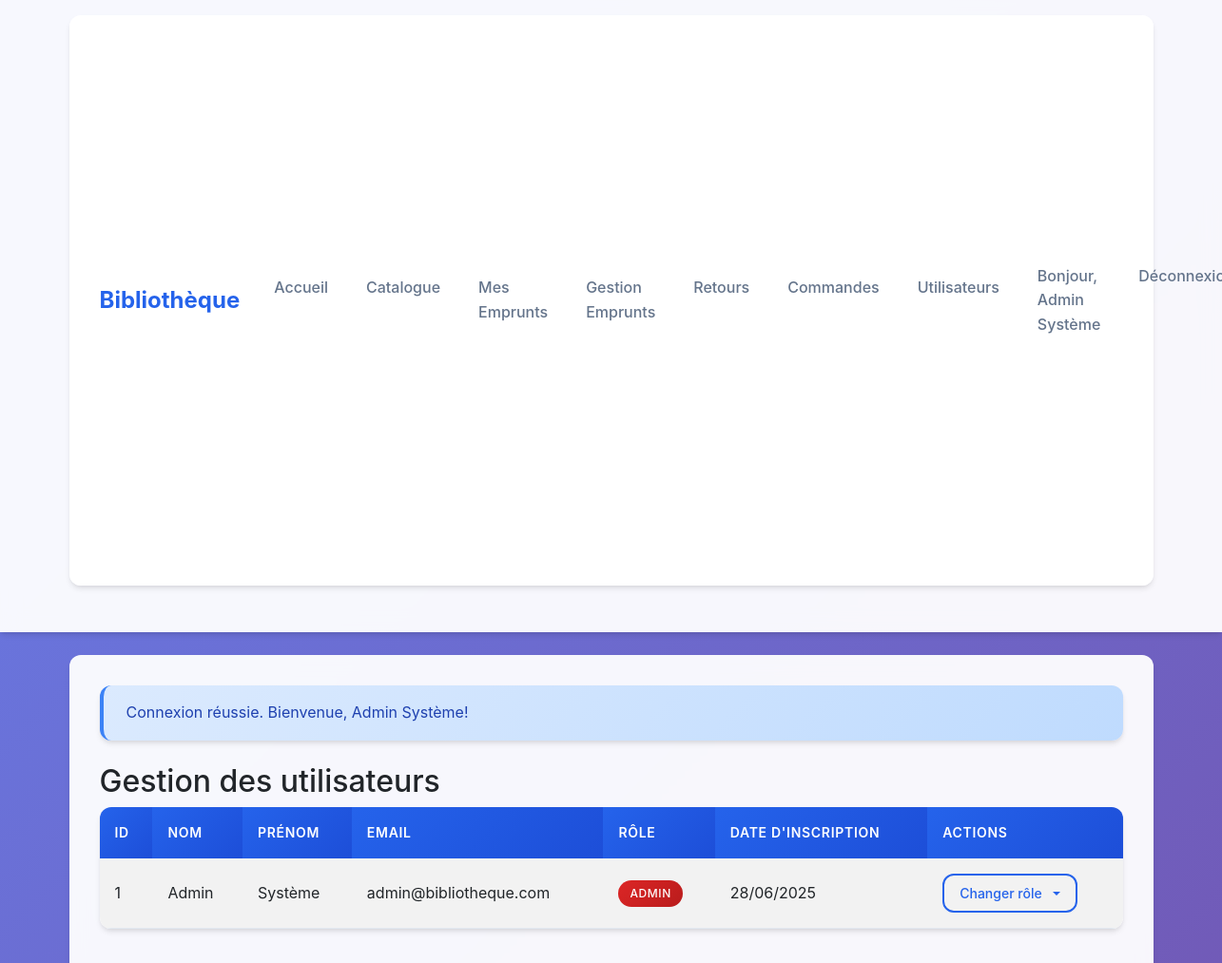
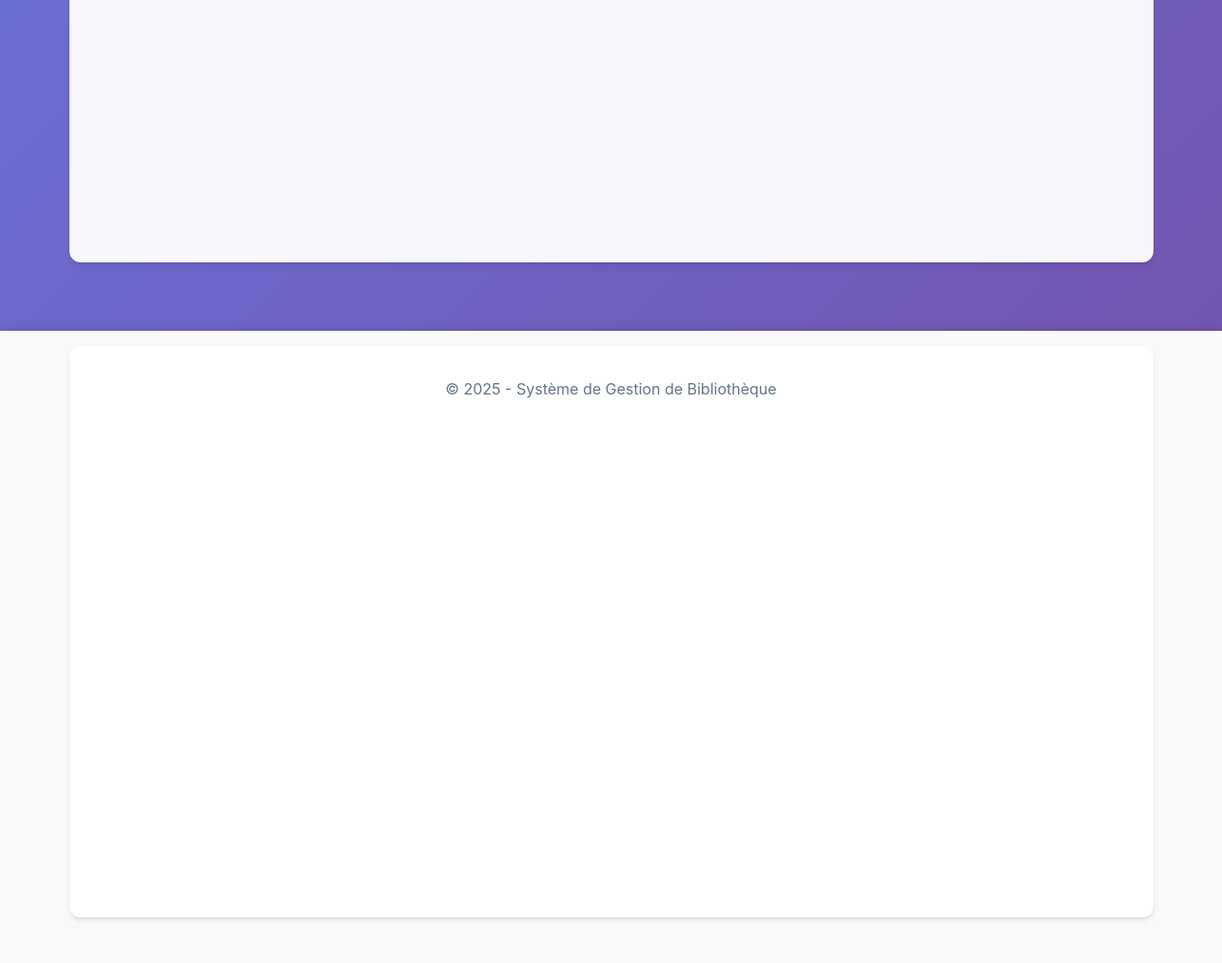
The app's page /index.php?page=utilisateurs (signed in) with its own data (2 pictures, top to bottom).
### tables this page shows
CREATE TABLE `utilisateurs` (
  `id` int(11) NOT NULL AUTO_INCREMENT,
  `nom` varchar(50) NOT NULL,
  `prenom` varchar(50) NOT NULL,
  `email` varchar(100) NOT NULL,
  `mot_de_passe` varchar(255) NOT NULL,
  `role` enum('membre','admin') NOT NULL DEFAULT 'membre',
  `date_inscription` datetime NOT NULL,
  PRIMARY KEY (`id`),
  UNIQUE KEY `email` (`email`)
);

### includes/functions.php (called while the page is built, shortened)
<?php
function format_date($date)
{
    $timestamp = strtotime($date);
    return date('d/m/Y', $timestamp);
}

### pages/utilisateurs.php (the view, shortened to what this page needs)
<?php
$sql = "SELECT * FROM utilisateurs ORDER BY nom, prenom";
$stmt = $pdo->prepare($sql);
$stmt->execute();
$utilisateurs = $stmt->fetchAll();
?>
<h2>Gestion des utilisateurs</h2>
<div class="table-responsive">
    <table class="table table-striped table-hover">
        <thead>
            <tr>
                <th>ID</th>
                <th>Nom</th>
                <th>Prénom</th>
                <th>Email</th>
                <th>Rôle</th>
                <th>Date d'inscription</th>
                <th>Actions</th>
            </tr>
        </thead>
        <tbody>
            <?php if (empty($utilisateurs)): ?>
                <tr>
                    <td colspan="7" class="text-center">Aucun utilisateur trouvé.</td>
                </tr>
            <?php else: ?>
                <?php foreach ($utilisateurs as $utilisateur): ?>
                    <tr>
                        <td><?php echo $utilisateur['id']; ?></td>
                        <td><?php echo htmlspecialchars($utilisateur['nom']); ?></td>
                        <td><?php echo htmlspecialchars($utilisateur['prenom']); ?></td>
                        <td><?php echo htmlspecialchars($utilisateur['email']); ?></td>
                        <td>
                            <span class="badge <?php echo $utilisateur['role'] === 'admin' ? 'bg-danger' : 'bg-info'; ?>">
                                <?php echo ucfirst($utilisateur['role']); ?>
                            </span>
                        </td>
                        <td><?php echo format_date($utilisateur['date_inscription']); ?></td>
                        <td>
                            <div class="btn-group">
                                <button type="button" class="btn btn-sm btn-outline-primary dropdown-toggle" data-bs-toggle="dropdown">
                                    Changer rôle
                                </button>
                            </div>
                        </td>
                    </tr>
                <?php endforeach; ?>
            <?php endif; ?>
        </tbody>
    </table>
</div>

### assets/css/style.css (style rules this page uses)
:root { --primary-color: #2563eb; --primary-dark: #1d4ed8; --secondary-color: #64748b; --success-color: #059669; --warning-color: #d97706; --danger-color: #dc2626; --light-bg: #f8fafc; --card-shadow: 0 4px 6px -1px rgba(0, 0, 0, 0.1), 0 2px 4px -1px rgba(0, 0, 0, 0.06); --card-shadow-hover: 0 10px 15px -3px rgba(0, 0, 0, 0.1), 0 4px 6px -2px rgba(0, 0, 0, 0.05); --border-radius: 0.75rem; --transition: all 0.3s ease; }
* { box-sizing: border-box; }
body { min-height: 100vh; display: flex; flex-direction: column; background: linear-gradient(135deg, #667eea 0%, #764ba2 100%); background-attachment: fixed; font-family: 'Inter', -apple-system, BlinkMacSystemFont, 'Segoe UI', Roboto, sans-serif; line-height: 1.6; }
.btn { border-radius: var(--border-radius); font-weight: 500; padding: 0.75rem 1.5rem; transition: var(--transition); border: none; text-decoration: none; display: inline-flex; align-items: center; justify-content: center; gap: 0.5rem; }
.btn-outline-primary { border: 2px solid var(--primary-color); color: var(--primary-color); background: transparent; }
.btn-sm { padding: 0.5rem 1rem; font-size: 0.875rem; }
.table-responsive { border-radius: var(--border-radius); overflow: hidden; box-shadow: var(--card-shadow); background: white; }
.table { margin-bottom: 0; }
.table thead th { background: linear-gradient(135deg, var(--primary-color), var(--primary-dark)); color: white; font-weight: 600; border: none; padding: 1rem; text-transform: uppercase; font-size: 0.875rem; letter-spacing: 0.05em; }
.table tbody tr { transition: var(--transition); }
.table td { padding: 1rem; vertical-align: middle; border-color: #e2e8f0; }
.badge { padding: 0.5rem 0.75rem; border-radius: 50px; font-weight: 500; font-size: 0.75rem; text-transform: uppercase; letter-spacing: 0.05em; }
.badge.bg-danger { background: linear-gradient(135deg, var(--danger-color), #b91c1c) !important; }
.card, .alert, .table-responsive { animation: fadeIn 0.6s ease-out; }
a, button, input, select, textarea { transition: var(--transition); }

### records on screen
utilisateurs: id "1", nom "Admin", prenom "Système", email "admin@bibliotheque.com", role "ADMIN", date_inscription "28/06/2025"

### other values on screen
$_SESSION['username'] "Admin Système"
$_SESSION['message'] "Connexion réussie. Bienvenue, Admin Système!"
